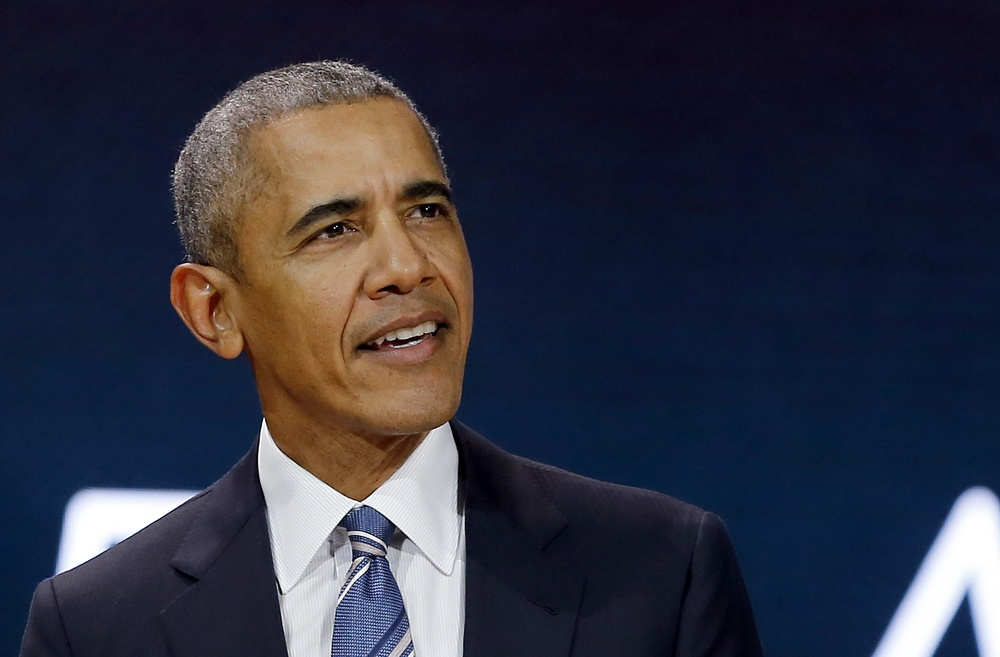
#> input picture ImageProcessing/barack-obama.jpeg, 1000 x 657 px, shrunk from 1872 x 1230 before the run
$ python ex2.py
#> lines starting #> are read from the running program, lines starting #| are printed output that depends on the picture
import numpy
import matplotlib.pyplot as plt
from PIL import Image

img = Image.open('barack-obama.jpeg')
#> img is the input picture: PIL image 1000x657 RGB; mean R, G, B 47.3, 49.3, 64.1

array = numpy.array(img)

r = []; g = []; b = []

for i in range(10):
    for j in range(10):
        r.append(array[i][j][0])
        g.append(array[i][j][1])
        b.append(array[i][j][2])
#> after the loop, b = 100 values, max 39 at index 11, min 32 at index 3, mean 35.18; g = 100 values, max 18 at index 11, min 11 at index 3, mean 14.18; r = 100 values, max 21 at index 11, min 14 at index 3, mean 16.86

print(array.shape[0]*array.shape[1])
#| 657000
print(len(r))
#| 100
plt.plot(range(100), r, c = 'r')
plt.plot(range(100), g, c = 'g')
plt.plot(range(100), b, c = 'b')

plt.show()
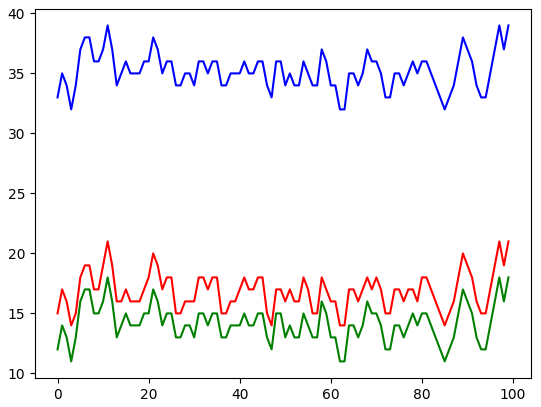
#> figure drawn by matplotlib, 1 panel; curve peaks at x = 11, y = 21; curve peaks at x = 11, y = 18; curve peaks at x = 11, y = 39
